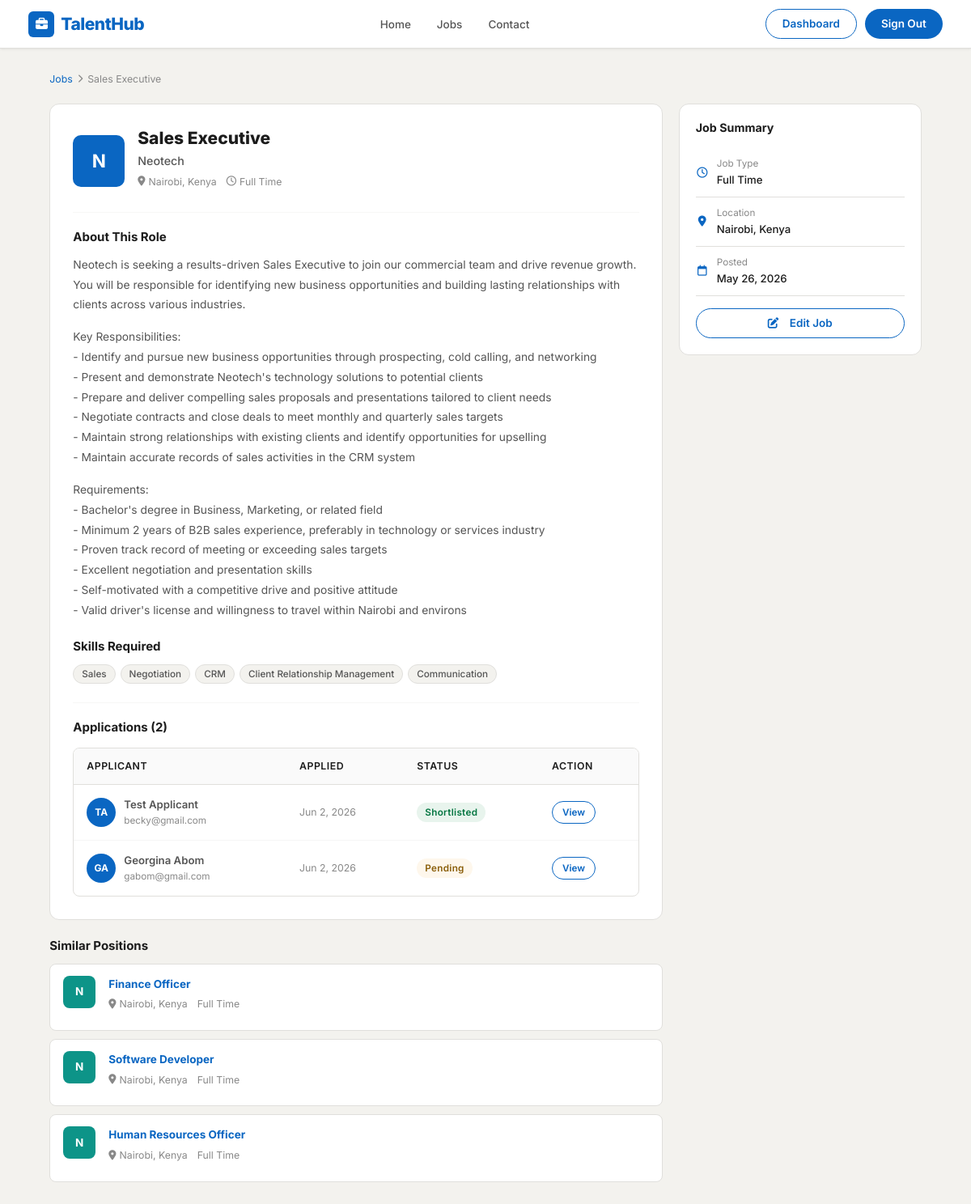
The app's page /jobs/14/ (signed in), older data.
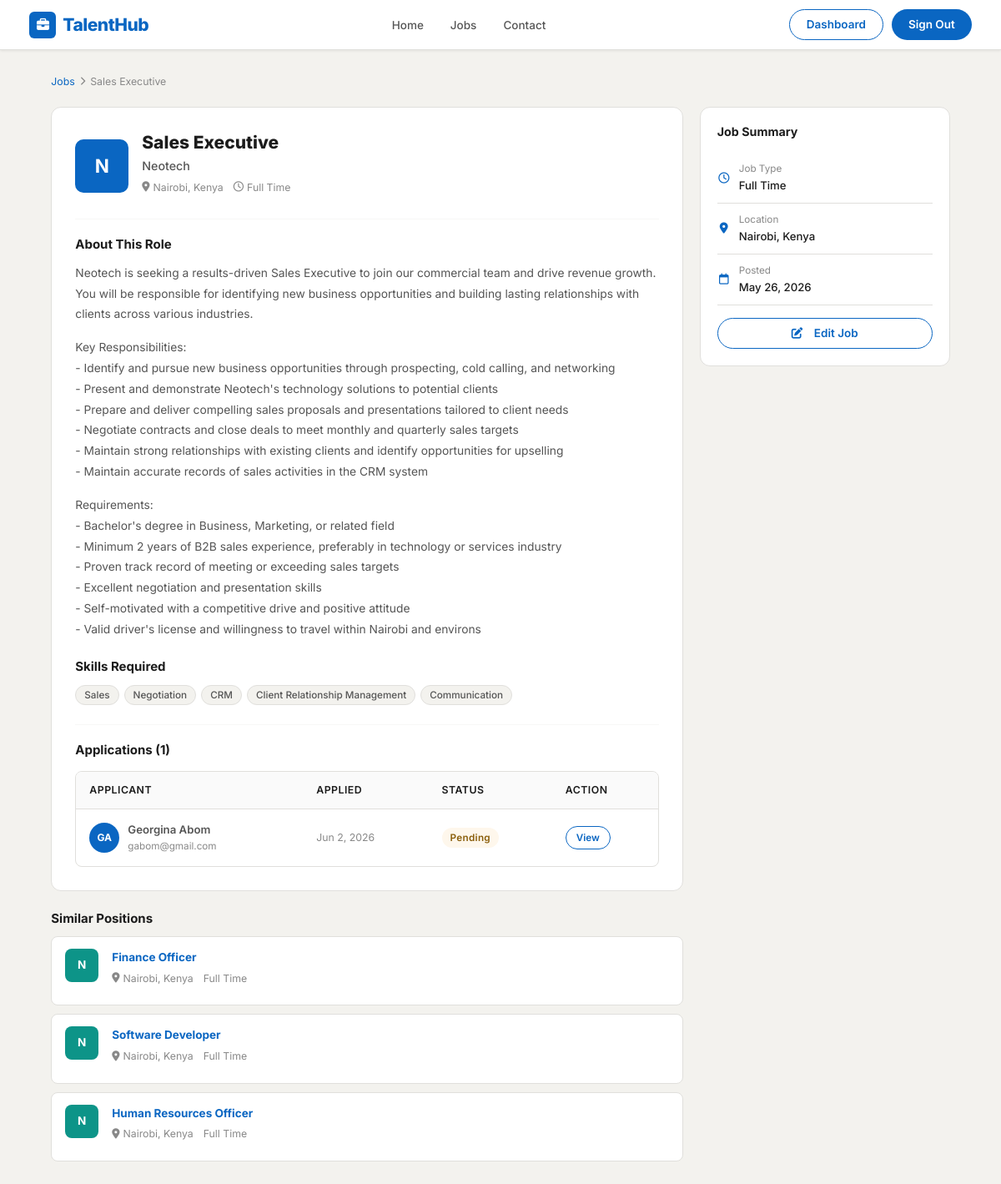
The same page, newer data.
### job_seeker/models.py (models this page shows, shortened)
class Application(models.Model):
    job = models.ForeignKey(Job, on_delete=CASCADE)
    applicant = models.ForeignKey(Applicant, on_delete=CASCADE, related_name='applications')
    date_applied = models.DateTimeField(default=timezone.now)
    resume = models.FileField(upload_to='applications/resumes/', null=True, blank=True, verbose_name='Resume/CV')
    cover_letter = models.FileField(upload_to='cover_letters/', null=True, blank=True)
    status = models.CharField(max_length=20, choices=APPLICATION_STATUS, default='pending')
    reviewed_by = models.ForeignKey(Staff, blank=True, null=True, on_delete=SET_NULL, related_name='reviewed_applications')
    date_reviewed = models.DateTimeField(blank=True, null=True)
    approved = models.BooleanField(default=False)
    approved_by = models.ForeignKey(Staff, blank=True, null=True, on_delete=SET_NULL)
    date_approved = models.DateTimeField(blank=True, null=True)
    class Meta:
        constraints = [
            UniqueConstraint(fields=['job', 'applicant'], name='unique_applicant_job_match')
        ]
        ordering = ['-date_applied']

class Applicant(models.Model):
    user = models.OneToOneField(User, on_delete=CASCADE, primary_key=True, related_name='applicant')
    resume = models.FileField(upload_to='resumes/', null=True, blank=True)
    grad_year = models.IntegerField(blank=True, null=True)
    job_type = models.CharField(max_length=30, choices=JOB_TYPES, default='Full Time')

class User(AbstractUser):
    STAFF = 'staff'
    APPLICANT = 'applicant'
    user_types = [
        (STAFF, 'staff'),
        (APPLICANT, 'applicant'),
    ]
    contact = models.CharField(max_length=100, blank=True)
    location = models.CharField(max_length=100, blank=True)
    user_type = models.CharField(max_length=20, choices=user_types, blank=True)
    class Meta:
        ordering = ['first_name', 'last_name']
    @property
    def full_name(self):
        return f'{self.first_name} {self.last_name}'.strip() or self.username
    @property
    def initials(self):
        parts = self.full_name.split()
        if len(parts) >= 2:
            return (parts[0][0] + parts[-1][0]).upper()
        return self.username[:2].upper()

class Job(models.Model):
    staff = models.ForeignKey(User, related_name='jobs', on_delete=models.CASCADE, null=True)
    title = models.CharField(max_length=255)
    company = models.CharField(max_length=200, null=True, blank=True)
    location = models.CharField(max_length=255)
    description = models.TextField()
    skills_req = models.CharField(max_length=500, null=True, blank=True)
    job_type = models.CharField(max_length=30, choices=JOB_TYPES, default='Full Time', null=True)
    link = models.URLField(null=True, blank=True)
    salary = models.CharField(max_length=100, null=True, blank=True)
    slug = AutoSlugField(populate_from='title', unique=True, null=True)
    date_posted = models.DateTimeField(default=timezone.now)
    deadline = models.DateField(null=True, blank=True)
    def get_skills_list(self):
        if self.skills_req:
            return [s.strip() for s in self.skills_req.split(',') if s.strip()]
        return []

### job_seeker/views.py (the view)
# urls.py: path('jobs/<int:job_id>/', views.job_details, name='job-details'),
def job_details(request, job_id):
    job = get_object_or_404(Job, id=job_id)
    already_applied = False
    is_saved = False
    if request.user.is_authenticated:
        if request.user.user_type == User.APPLICANT:
            already_applied = Application.objects.filter(
                applicant__user=request.user, job=job
            ).exists()
            is_saved = SavedJobs.objects.filter(user=request.user, job=job).exists()
    similar_jobs = Job.objects.filter(job_type=job.job_type).exclude(id=job_id).order_by('-date_posted')[:3]
    applications = None
    if request.user.is_authenticated and request.user.user_type == User.STAFF:
        applications = Application.objects.filter(job=job).select_related('applicant__user')
    context = {
        'job': job,
        'already_applied': already_applied,
        'is_saved': is_saved,
        'similar_jobs': similar_jobs,
        'applications': applications,
        'skills_list': job.get_skills_list(),
    }
    return render(request, 'jobseeker/job_detail.html', context)

### templates/jobseeker/job_detail.html (shortened to what the changed rows need)
{% extends 'base.html' %}
{% block body %}
<div class="container" style="max-width:1100px;padding-top:28px;padding-bottom:40px;">
  <div class="job-detail-grid">
    <div>
      <div class="job-detail-main">
        <div class="job-detail-header">
          <div class="job-detail-avatar av-blue">{{ job.company|first|upper|default:"N" }}</div>
          <div>
            <h1 class="job-detail-title">{{ job.title }}</h1>
          </div>
        </div>
        <hr class="divider">
        <div class="mb-4">
          <h3 style="font-size:1rem;font-weight:700;margin-bottom:12px;">About This Role</h3>
          <div style="font-size:.92rem;line-height:1.8;color:var(--text-med);">{{ job.description|linebreaks }}</div>
        </div>
        {% if skills_list %}
        <div class="mb-4">
          <h3 style="font-size:1rem;font-weight:700;margin-bottom:12px;">Skills Required</h3>
          <div class="job-skills">
            {% for skill in skills_list %}
            <span class="skill-tag">{{ skill }}</span>
            {% endfor %}
          </div>
        </div>
        {% endif %}
        {% if user.is_authenticated and user.user_type == 'staff' and applications %}
        <hr class="divider">
        <h3 style="font-size:1rem;font-weight:700;margin-bottom:16px;">Applications ({{ applications|length }})</h3>
        <div class="th-table-wrapper">
          <table class="th-table">
            <thead><tr><th>Applicant</th><th>Applied</th><th>Status</th><th>Action</th></tr></thead>
            <tbody>
              {% for app in applications %}
              <tr>
                <td>
                  <div class="td-user">
                    <div class="td-avatar">{{ app.applicant.user.initials }}</div>
                    <div>
                      <div style="font-weight:600;font-size:.88rem;">{{ app.applicant.user.full_name }}</div>
                      <div style="font-size:.78rem;color:var(--text-light);">{{ app.applicant.user.email }}</div>
                    </div>
                  </div>
                </td>
                <td style="font-size:.82rem;color:var(--text-light);">{{ app.date_applied|date:"M j, Y" }}</td>
                <td><span class="badge-status badge-{{ app.status }}">{{ app.get_status_display }}</span></td>
                <td><a href="{% url 'applicant-details' app.id %}" class="btn-outline-th" style="font-size:.78rem;padding:4px 12px;">View</a></td>
              </tr>
              {% endfor %}
            </tbody>
          </table>
        </div>
        {% endif %}
      </div>
      {% if similar_jobs %}
      <div class="mt-4">
        <div style="display:flex;flex-direction:column;gap:10px;">
          {% for sjob in similar_jobs %}
          <div class="job-card" style="padding:14px 16px;">
            <div class="job-company-avatar av-teal" style="width:40px;height:40px;font-size:.9rem;">{{ sjob.company|first|upper|default:"N" }}</div>
            <div class="job-body">
              <a href="{% url 'job-details' sjob.id %}" class="job-title" style="font-size:.9rem;">{{ sjob.title }}</a>
              <div class="job-meta"><span><i class="fa-solid fa-location-dot"></i> {{ sjob.location }}</span><span>{{ sjob.job_type }}</span></div>
            </div>
          </div>
          {% endfor %}
        </div>
      </div>
      {% endif %}
    </div>
  </div>
</div>
{% endblock %}

Row changes from the older to the newer data that the page shows:
removed Application: applicant.user.initials "TA", applicant.user.full_name "Test Applicant", applicant.user.email "becky@gmail.com", date_applied "Jun 2, 2026", status "Shortlisted"
Text that changed along with them:
{{ applications|length }}: "2" → "1"
